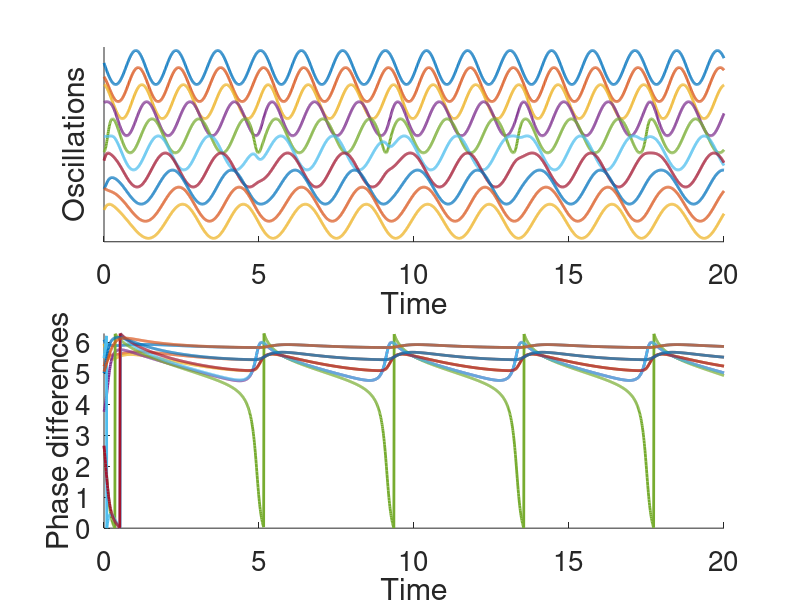
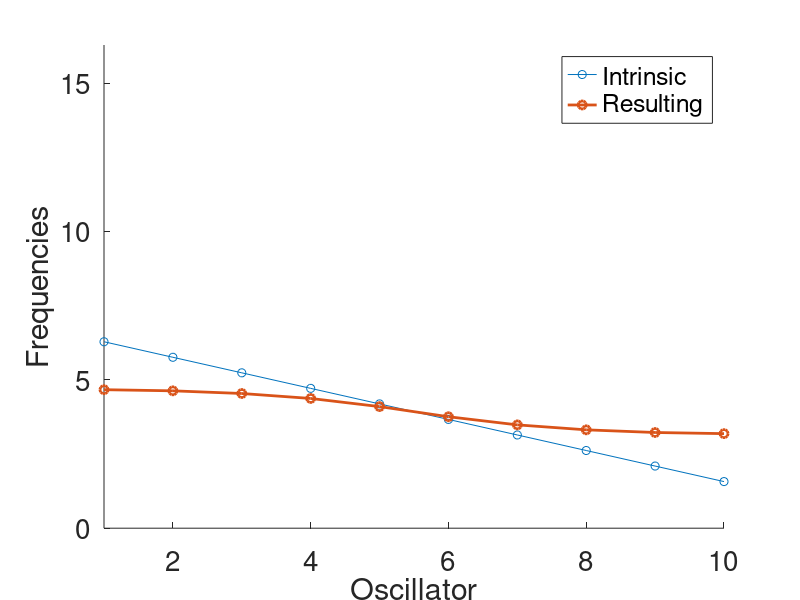

Source code (MATLAB) for these figures, in order:
function chain_phase_oscil(a,e,Noscils)
 % a is the coupling strength. e is the difference of intrinsic frequencies
 % from one oscillator to the next (typically negative, to get a head to
 % tail traveling wave). Noscils is the number of oscillators.
 close all
if nargin<1
    a = 4; % Coupling strength. FEEL FREE TO CHANGE
end
if nargin<2
    e=-pi/6;  % Difference of intrinsic frequencies from one oscillator to the next. FEEL FREE TO CHANGE
end
if nargin<3
    Noscils=10;  % Number of oscillators. FEEL FREE TO CHANGE
end
close all

disp(sprintf('\n Noscils: %d,   Difference of freq: e=%.2f  Coupling strength a=%0.2f\n',Noscils,e,a))

% Set the frequency values to the oscillators. CHANGE FOR QUESTIONS 6.b
% Oscillator 1 is the head. Oscillator Noscils is the tail
omega = 2*pi*ones(Noscils, 1);
for i=2:Noscils
    omega(i)=omega(i-1)+e;
    %omega(i)=omega(1)+exp((i-1/Noscils)^5)*e*Noscils;
    %omega(i)=omega(i-1)*0.96;
end
dif_omega = diff(omega);


% USE HERE WHAT YOU KNOW FROM THE ANALYSIS PRESENTED IN THE LECTURE TO
% PREDICT WHETHER THE SYSTEM WILL CONVERGE OR NOT.

% COMPUTE THE COUPLING MATRIX
d = -2*ones(Noscils-1,1);
d1= ones(Noscils-2,1);
A = a*(diag(d,0) + diag(d1,1) + diag(d1,-1));

% Compute the fixed points
% COMPUTE THE VECTOR S
S = -(A\dif_omega);

% DETERMINE THE SYNCHRONIZATION CRITERION: (example
% synchronization_achieved=a>12 )
synchronization_achieved = a>=abs(e)*Noscils*Noscils/8;

if synchronization_achieved
    disp(sprintf('Synchronization achieved:\n'));
    % COMPUTE THE FIXED POINTS FOR THE PHASE DIFFERENCES:
    fixed_points = asin(S);
        
    figure(1)
    plot(fixed_points,'o-','LineWidth',2)
    set(gca,'FontSize',20)
    set(gca,'YDir','Reverse')
    aa=axis;
    axis([0 Noscils aa(3) 0])
    xlabel('Oscillator')
    ylabel('Stable phase difference')
    hold off
    print -dpng chain_phase_oscil_phases.png
end

% Running the dynamical system

dt = 0.01;
t_end = 20;

% evolution of the different oscillators
dtheta = zeros(Noscils,1);
theta  = 2*pi*(rand(Noscils,1)-0.5); % Random initial conditions

counter = 0;
% Euler integration (NOTE: FEEL FREE TO IMPLEMENT AS A RUNGE-KUTA
% INTEGRATION)
for t=0:dt:t_end
    counter = counter+1;

        % apply a mechanical input to the tail segment
    % UPDATE HERE THE TERM TO APPLY A PERIODIC FORCING TERM, CF QUESTION
    % 6.C
    a_sens = 0;
    omega_mech = 2*pi*2;
    
    % Evolution of the different oscillators
    % COMPUTE THE DERIVATIVES OF THETA FOR THE DIFFERENT OSCILLATORS    
    dtheta = omega + [a*sin(theta(2:end)-theta(1:end-1)); a_sens*sin(omega_mech*t-theta(end))] + [0; a*sin(theta(1:end-1)-theta(2:end))]; 
   
    % Euler integration
    theta = theta + dtheta*dt;
    
    %keep logs
    T(counter) = t;
    THETA(counter,:) = theta;
    DTHETA(counter,:) = dtheta;
    X(counter,:)  = cos(theta);
end

% Estimate the resulting frequencies of each oscillators by taking the
% average rate of each oscillators for the last 20 time steps
for i=1:Noscils
    resulting_freq(i) = mean(DTHETA([end-20 end], i));
end

% Make figures and plots

figure(2)
subplot(211)
hold on
set(gca,'FontSize',20)
for (i=1:Noscils)
    X_shifted(:,i) = X(:,i) + 1 + Noscils-i;
end
plot(T,X_shifted,'LineWidth',2)
axis([0 t_end -0.2 Noscils+1.2])
set(gca,'ytick',[])
xlabel('Time')
ylabel('Oscillations')

subplot(212)
hold on
set(gca,'FontSize',20)
plot(T,mod(diff(THETA')',2*pi),'LineWidth',2)
if abs(S)<=1.0
    plot(T(end),fixed_points,'o')
end
axis([0 t_end 0 2*pi])
xlabel('Time')
ylabel('Phase differences')
print -dpng chain_phase_oscil.png

figure(3)
hold   on
set(gca,'FontSize',20)

if   a_sens == 0.0
    plot([1: Noscils],omega,'o-',[1: Noscils],resulting_freq,'o-','LineWidth',2)
    legend('Intrinsic', 'Resulting','location','best')
else
    plot([1: Noscils],omega,'o-',[1: Noscils],resulting_freq,'o-',Noscils,omega_mech,'o','LineWidth',2)
    legend('Intrinsic', 'Resulting','Mechanical','location','best')
end

axis([1 Noscils 0 max(omega)+10])
xlabel('Oscillator')
ylabel('Frequencies')
print -dpng chain_phase_oscil_freq.png
end
